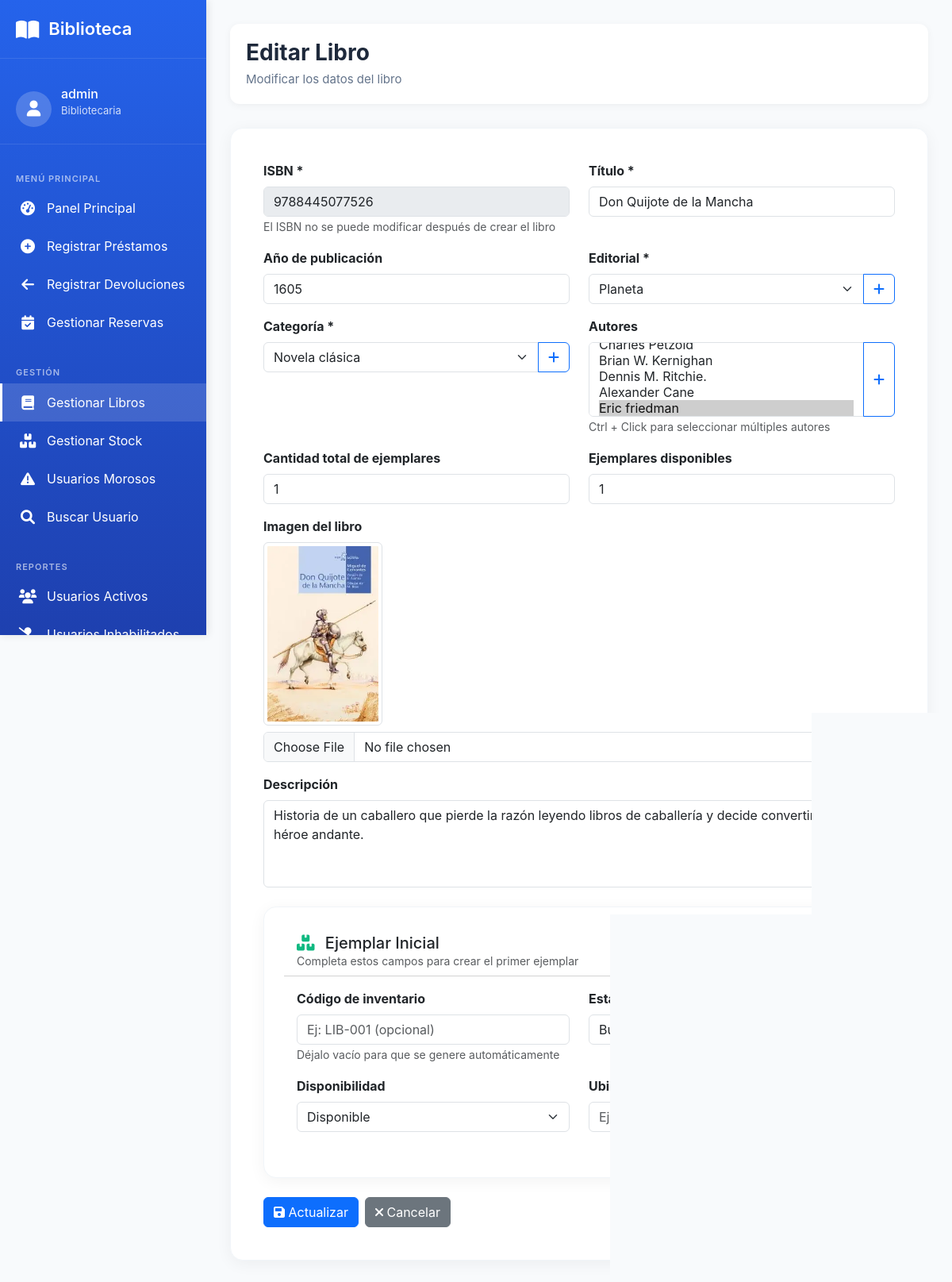
The page /catalogo/gestion/libros/editar/7/ (signed in) on the database as committed earlier.
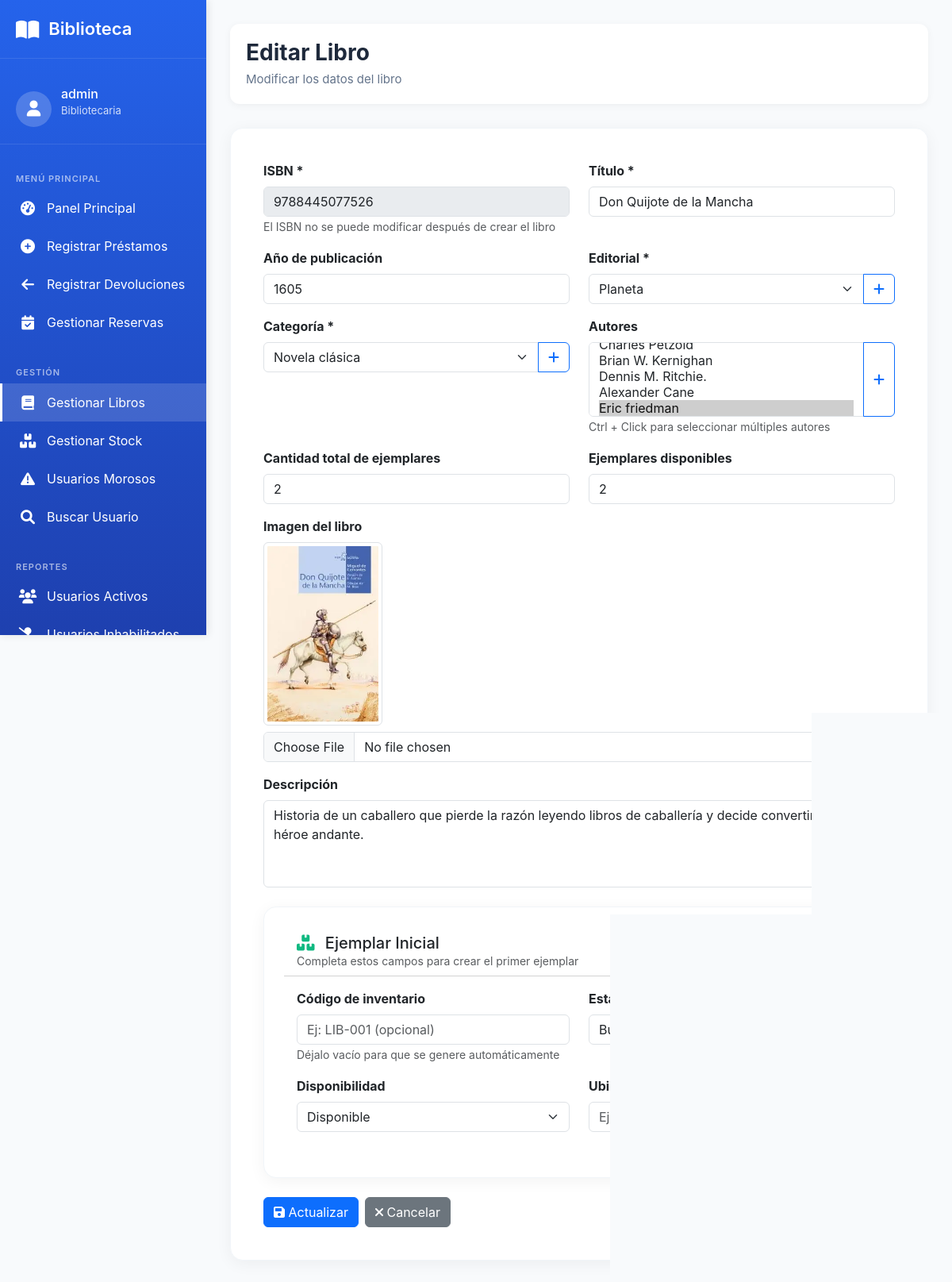
The same page on the database as committed later.
### catalogo/models.py (models this page shows, shortened)
class Libro(models.Model):
    activo = models.BooleanField(default=True, verbose_name="Activo")
    """Libros del catálogo"""
    isbn = models.CharField(
        max_length=20,
        unique=True,
        verbose_name="ISBN"
    )
    titulo = models.CharField(
        max_length=200,
        verbose_name="Título"
    )
    anio_publicacion = models.IntegerField(
        blank=True,
        null=True,
        verbose_name="Año de publicación"
    )
    descripcion = models.TextField(
        blank=True,
        null=True,
        verbose_name="Descripción / Sinopsis",
        help_text="Breve descripción o sinopsis del libro"
    )
    editorial = models.ForeignKey(
        Editorial,
        on_delete=models.PROTECT,
        verbose_name="Editorial"
    )
    categoria = models.ForeignKey(
        Categoria,
        on_delete=models.PROTECT,
        verbose_name="Categoría"
    )
    autores = models.ManyToManyField(
        Autor,
        through='LibroAutor',
        verbose_name="Autores"
    )
    imagen = models.ImageField(
        upload_to='libros/',
        blank=True,
        null=True,
        verbose_name="Imagen de tapa"
    )
    cantidad_total = models.IntegerField(
        default=0,
        verbose_name="Total de ejemplares"
    )
    inventario_disponible = models.IntegerField(
        default=0,
        verbose_name="Ejemplares disponibles"
    )
    class Meta:
        verbose_name = "Libro"
        verbose_name_plural = "Libros"

class Editorial(models.Model):
    nombre = models.CharField(
        max_length=100,
        unique=True,
        verbose_name="Nombre de la editorial"
    )
    class Meta:
        verbose_name = "Editorial"
        verbose_name_plural = "Editoriales"

class Categoria(models.Model):
    nombre = models.CharField(
        max_length=100,
        unique=True,
        verbose_name="Nombre de la categoría"
    )
    class Meta:
        verbose_name = "Categoría"
        verbose_name_plural = "Categorías"
        ordering = ['nombre']

### catalogo/views.py (the view, shortened to what this page needs)
# urls.py: path('gestion/libros/editar/<int:libro_id>/', views.libro_editar, name='libro_editar'),
@staff_member_required
def libro_editar(request, libro_id):
    libro = get_object_or_404(Libro, id=libro_id)
    editoriales = Editorial.objects.all()
    categorias = Categoria.objects.all()
    autores = Autor.objects.all()
    autores_seleccionados = libro.autores.values_list('id', flat=True)
    context = {
        'libro': libro,
        'editoriales': editoriales,
        'categorias': categorias,
        'autores': autores,
        'autores_seleccionados': list(autores_seleccionados),
        'estado_fisico_choices': Ejemplar.ESTADO_FISICO_CHOICES,
        'disponibilidad_choices': Ejemplar.DISPONIBILIDAD_CHOICES,
    }
    return render(request, 'bibliotecario/libro_form.html', context)

### templates/bibliotecario/libro_form.html (shortened to what the changed rows need)
{% extends 'base/menu_bibliotecario.html' %}
{% block main_content %}
<div class="content-header">
    <div class="page-title">
        <h1>{% if libro %}Editar{% else %}Nuevo{% endif %} Libro</h1>
    </div>
</div>
<div class="card">
    <div class="card-body">
        <form method="post" enctype="multipart/form-data" id="formLibro">
            <div class="row">
                <div class="col-md-6 mb-3">
                    <label class="form-label fw-bold">ISBN *</label>
                    {% if libro %}
                        <input type="text" name="isbn" class="form-control" value="{{ libro.isbn|default:'' }}" readonly style="background-color: #e9ecef; cursor: not-allowed;">
                        <small class="text-muted">El ISBN no se puede modificar después de crear el libro</small>
                    {% else %}
                        <input type="text" name="isbn" class="form-control" value="{{ libro.isbn|default:'' }}" required>
                    {% endif %}
                </div>
                <div class="col-md-6 mb-3">
                    <label class="form-label fw-bold">Título *</label>
                    <input type="text" name="titulo" class="form-control" value="{{ libro.titulo|default:'' }}" required>
                </div>
            </div>
            <div class="row">
                <div class="col-md-6 mb-3">
                    <label class="form-label fw-bold">Año de publicación</label>
                    <input type="number" name="anio_publicacion" class="form-control" value="{{ libro.anio_publicacion|default:'' }}">
                </div>
                <div class="col-md-6 mb-3">
                    <div class="input-group">
                        <select name="editorial" class="form-select" required>
                            {% for editorial in editoriales %}
                            <option value="{{ editorial.id }}" {% if libro.editorial.id == editorial.id %}selected{% endif %}>
                                {{ editorial.nombre }}
                            </option>
                            {% endfor %}
                        </select>
                        <button type="button" class="btn btn-outline-primary" data-bs-toggle="modal" data-bs-target="#modalEditorial">
                            <i class="fas fa-plus"></i>
                        </button>
                    </div>
                </div>
            </div>
            <div class="row">
                <div class="col-md-6 mb-3">
                    <div class="input-group">
                        <select name="categoria" class="form-select" required>
                            {% for categoria in categorias %}
                            <option value="{{ categoria.id }}" {% if libro.categoria.id == categoria.id %}selected{% endif %}>
                                {{ categoria.nombre }}
                            </option>
                            {% endfor %}
                        </select>
                        <button type="button" class="btn btn-outline-primary" data-bs-toggle="modal" data-bs-target="#modalCategoria">
                            <i class="fas fa-plus"></i>
                        </button>
                    </div>
                </div>
            </div>
            <div class="row">
                <div class="col-md-6 mb-3">
                    <label class="form-label fw-bold">Cantidad total de ejemplares</label>
                    <input type="number" name="cantidad_total" class="form-control" value="{{ libro.cantidad_total|default:'0' }}" min="0">
                </div>
                <div class="col-md-6 mb-3">
                    <label class="form-label fw-bold">Ejemplares disponibles</label>
                    <input type="number" name="inventario_disponible" class="form-control" value="{{ libro.inventario_disponible|default:'0' }}" min="0">
                </div>
            </div>
            <div class="mb-3">
                {% if libro.imagen %}
                <div class="mb-2">
                    <img src="{{ libro.imagen.url }}" alt="{{ libro.titulo }}" style="max-width: 150px;" class="img-thumbnail">
                </div>
                {% endif %}
            </div>
            <div class="mb-3">
                <label class="form-label fw-bold">Descripción</label>
                <textarea name="descripcion" class="form-control" rows="4">{{ libro.descripcion|default:'' }}</textarea>
            </div>
        </form>
    </div>
</div>
{% endblock %}

Rows that differ between the two databases and show on the page:
changed Libro "Don Quijote de la Mancha": cantidad_total "1" → "2"; inventario_disponible "1" → "2"
